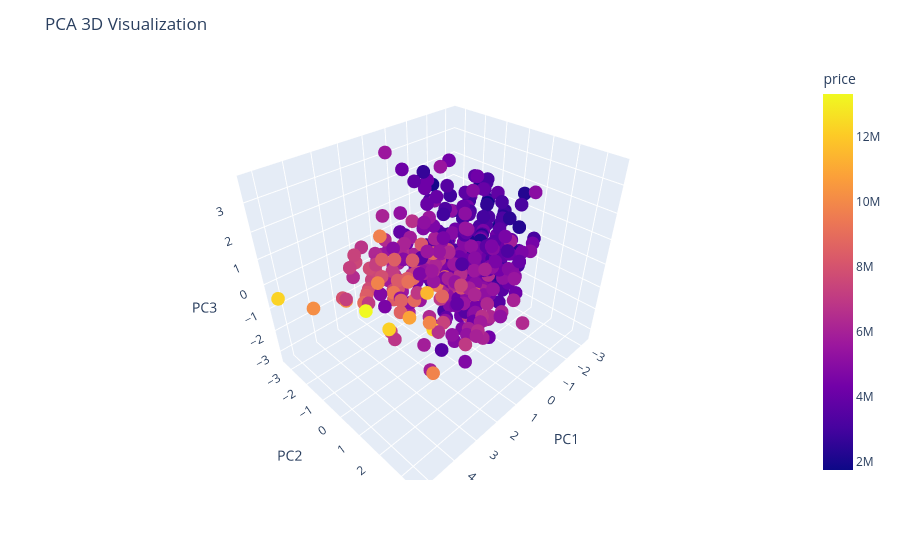

The code cell stored with this chart in its notebook:
### Code cell
# 3D Visualization (if n_components >= 3):
if n_components >= 3:
    import plotly.express as px
    df_pca = pd.DataFrame(data=X_pca, columns=[f'PC{i+1}' for i in range(n_components)])
    df_pca['price'] = df['price']  # Add the price column for coloring
    fig = px.scatter_3d(df_pca, x='PC1', y='PC2', z='PC3', color='price')
    fig.update_layout(title='PCA 3D Visualization')
    fig.show()

### Figure 1 — Plotly figure (JSON) as saved in the notebook; plotly's stock layout.template omitted (floating-point values rounded to 4 significant figures; data arrays with more than 128 entries replaced by an {"elided": "..."} marker saying what was removed)
{"data": [{"hovertemplate": "PC1=%{x}<br>PC2=%{y}<br>PC3=%{z}<br>price=%{marker.color}<extra></extra>", "legendgroup": "", "marker": {"color": {"elided": "545 int values"}, "coloraxis": "coloraxis", "symbol": "circle"}, "mode": "markers", "name": "", "scene": "scene", "showlegend": false, "type": "scatter3d", "x": {"elided": "545 float values"}, "y": {"elided": "545 float values"}, "z": {"elided": "545 float values"}}], "layout": {"coloraxis": {"colorbar": {"title": {"text": "price"}}, "colorscale": [[0, "#0d0887"], [0.1111, "#46039f"], [0.2222, "#7201a8"], [0.3333, "#9c179e"], [0.4444, "#bd3786"], [0.5556, "#d8576b"], [0.6667, "#ed7953"], [0.7778, "#fb9f3a"], [0.8889, "#fdca26"], [1, "#f0f921"]]}, "legend": {"tracegroupgap": 0}, "margin": {"t": 60}, "scene": {"domain": {"x": [0, 1], "y": [0, 1]}, "xaxis": {"title": {"text": "PC1"}}, "yaxis": {"title": {"text": "PC2"}}, "zaxis": {"title": {"text": "PC3"}}}, "title": {"text": "PCA 3D Visualization"}}}
